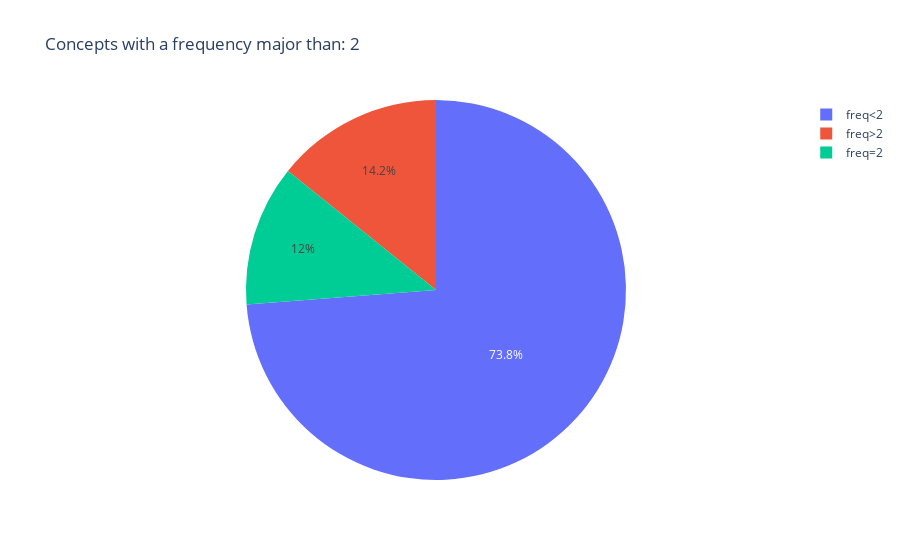

This figure's notebook cell:
### Markdown cell above
### 3.3 Concepts frequency

It is useful to look at how many concepts appear more than once in our dataset. As you'll discovert, is often the case that only a subset of concepts appear more than once. That is because documents tend to be highly specialised hence a large number of extracted noun phrases aren't very common.

By looking at this basic frequency statistics we can determine a useful **frequency threshold** for our analysis - ie to screen out concepts that are not representative of the overall dataset we have. 

Tip: change the value of `THRESHOLD` to explore the data.

### Code cell
THRESHOLD = 2

df = pd.DataFrame({
    'type': [f'freq<{THRESHOLD}', 
             f'freq={THRESHOLD}',
             f'freq>{THRESHOLD}'] ,
    'count': [concepts_unique.query(f"frequency < {THRESHOLD}")['concept'].count(), 
              concepts_unique.query(f"frequency == {THRESHOLD}")['concept'].count(), 
              concepts_unique.query(f"frequency > {THRESHOLD}")['concept'].count()]
             })

px.pie(df, 
       names='type', values="count", 
      title = f"Concepts with a frequency major than: {THRESHOLD}")

### Figure 1 — Plotly figure (JSON) as saved in the notebook; plotly's stock layout.template omitted (floating-point values rounded to 4 significant figures)
{"data": [{"domain": {"x": [0, 1], "y": [0, 1]}, "hovertemplate": "type=%{label}<br>count=%{value}<extra></extra>", "labels": ["freq<2", "freq=2", "freq>2"], "legendgroup": "", "name": "", "showlegend": true, "type": "pie", "values": [66018, 10743, 12724]}], "layout": {"autosize": true, "legend": {"tracegroupgap": 0}, "title": {"text": "Concepts with a frequency major than: 2"}}}
